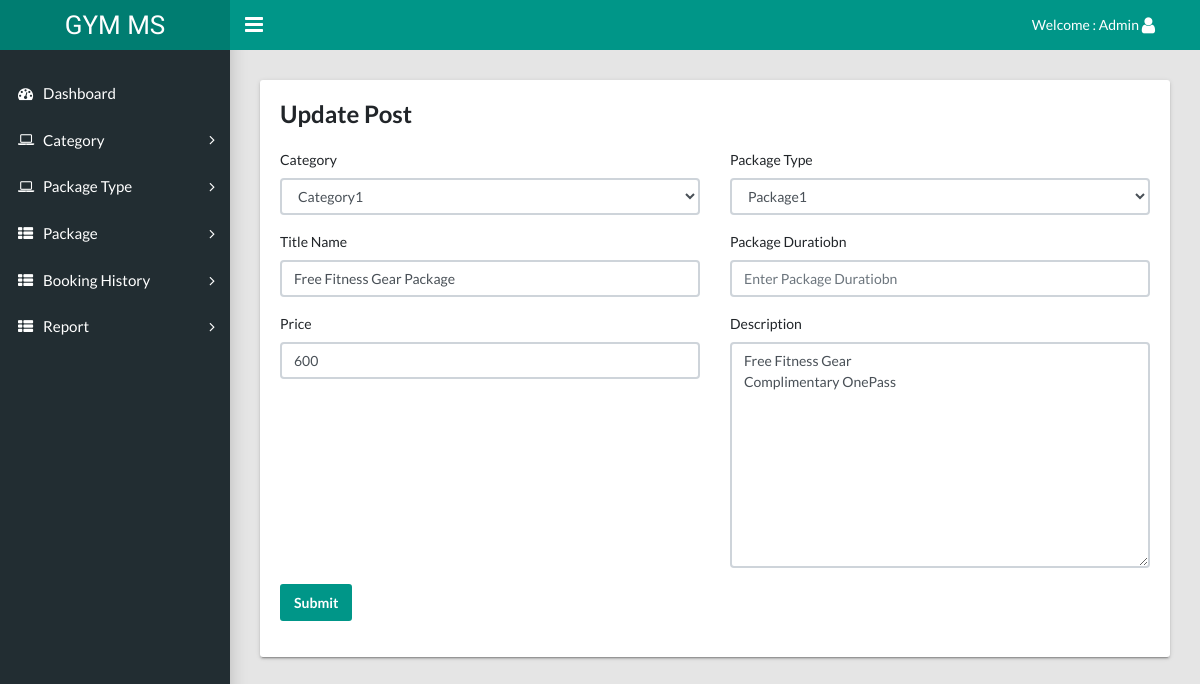
Page /phpAssignment-main/admin/edit-post.php?pid=1 (signed in) on the committed database.
### tables this page shows
CREATE TABLE `tbladdpackage` (
  `id` int(11) NOT NULL,
  `category` varchar(45) DEFAULT NULL,
  `titlename` varchar(450) DEFAULT NULL,
  `PackageType` varchar(45) DEFAULT NULL,
  `PackageDuration` varchar(45) DEFAULT NULL,
  `Price` varchar(45) DEFAULT NULL,
  `uploadphoto` varchar(450) DEFAULT NULL,
  `Description` varchar(450) DEFAULT NULL,
  `create_date` timestamp NULL DEFAULT current_timestamp()
);

CREATE TABLE `tblcategory` (
  `id` int(11) NOT NULL,
  `category_name` varchar(45) DEFAULT NULL,
  `status` varchar(45) DEFAULT '0'
);

CREATE TABLE `tblpackage` (
  `id` int(11) NOT NULL,
  `cate_id` varchar(45) DEFAULT NULL,
  `PackageName` varchar(45) DEFAULT NULL
);

### phpAssignment-main/admin/edit-post.php (the view, shortened to what this page needs)
<?php session_start();
if (strlen($_SESSION['adminid']==0)) {
  header('location:logout.php');
  } else{
$pid=$_GET['pid'];
?>
<!DOCTYPE html>
<html lang="en">
  <head>
    <link rel="stylesheet" type="text/css" href="css/main.css">
    <link rel="stylesheet" type="text/css" href="https://maxcdn.bootstrapcdn.com/font-awesome/4.7.0/css/font-awesome.min.css">
  </head>
  <body class="app sidebar-mini rtl">
   <?php include 'include/header.php'; ?>
    <?php include 'include/sidebar.php'; ?>
    <main class="app-content">
      <div class="row">
        <div class="col-md-12">
          <div class="tile">
            <h3 class="tile-title">Update Post</h3>
               <?php
                   include  'include/config.php';
                  $sql="SELECT * FROM tbladdpackage as t1
                    join tblcategory as t2
                    on t1.category=t2.id
                    join tblpackage as t3
                    on t1.PackageType=t3.id where t1.id=:pid";
                  $query= $dbh->prepare($sql);
                  $query->bindParam(':pid',$pid, PDO::PARAM_STR);
                  $query-> execute();
                  $results = $query -> fetchAll(PDO::FETCH_OBJ);
                  $cnt=1;
                  if($query -> rowCount() > 0)
                  {
                  foreach($results as $result)
                  {
                  ?>
            <div class="tile-body">
              <form class="row" method="post">
                <div class="form-group col-md-6">
                  <label class="control-label">Category</label>
                 <select name="category" id="category" class="form-control" onChange="getdistrict(this.value);">
                  <option value="<?php echo $result->id;?>"><?php echo $result->category_name;?></option>
                  </select>
                </div>
                 <div class="form-group col-md-6">
                  <label class="control-label">Package Type</label>
                   <select name="package" id="package" class="form-control">
                     <option value="<?php echo $result->id;?>"><?php echo $result->PackageName;?></option>
                 </select>
                </div>
                <div class="form-group col-md-6">
                  <label class="control-label">Title Name</label>
                  <input class="form-control" name="titlename" id="titlename" type="text" placeholder="Enter your Title Name" value="<?php echo $result->titlename;?>">
                </div>
                 <div class="form-group col-md-6">
                  <label class="control-label">Package Duratiobn</label>
                  <input class="form-control" type="text" name="packageduratiobn" name="packageduratiobn" placeholder="Enter Package Duratiobn" value="<?php echo $result->PackageDuratiobn;?>">
                </div>
                 <div class="form-group col-md-6">
                  <label class="control-label">Price</label>
                  <input class="form-control" type="text" name="Price" id="Price" placeholder="Enter your Price" value="<?php echo $result->Price;?>">
                </div>
                  <div class="form-group col-md-6">
                  <label class="control-label">Description</label>
                  <textarea name="description" id="description" class="form-control" cols="5" rows="10"><?php echo $result->Description;?></textarea>
                </div>
                <div class="form-group col-md-4 align-self-end">
                  <input type="Submit" name="Submit" id="Submit" class="btn btn-primary" value="Submit">
                </div>
              </form>
            </div>
             <?php  $cnt=$cnt+1; } } ?>
          </div>
        </div>
      </div>
    </main>
  </body>
</html>
<?php }?>

### rows in the picture
tbladdpackage: category "Category1", package "Package1", titlename "Free Fitness Gear Package", Price "600", description "Free Fitness Gear Complimentary OnePass"
